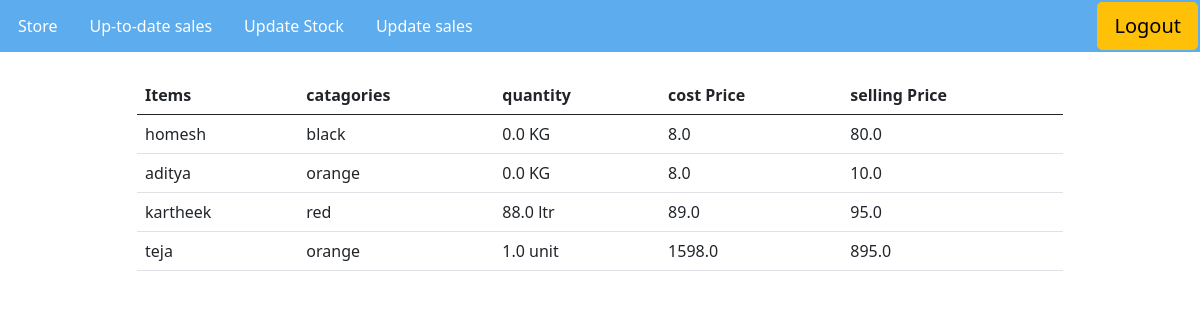
/home/ (signed in), run on an earlier commit of the app's database.
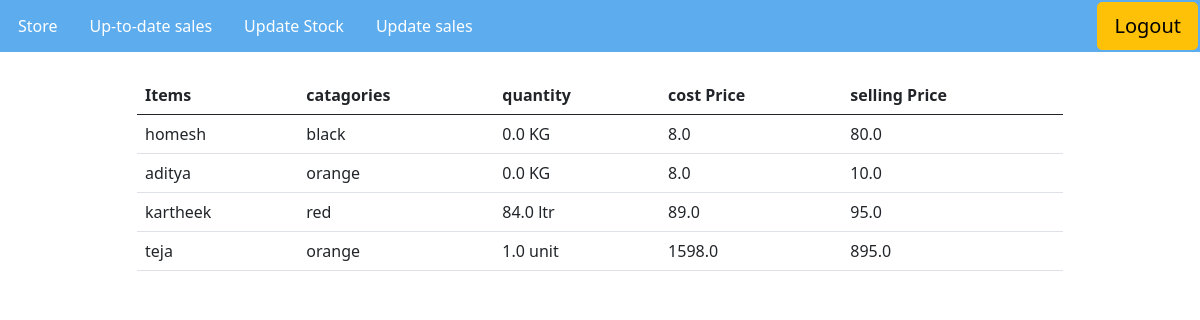
And on a later commit of the database.
### store/models.py (models this page shows, shortened)
class AddStore(models.Model):
    item = models.OneToOneField(Store, on_delete=models.CASCADE, primary_key=True)
    quantityNo = models.FloatField(validators=[MinValueValidator(0.0)])
    quantityUnit = models.CharField(max_length=6, choices=unit_choices, default='green')
    costPrice = models.FloatField(validators=[MinValueValidator(0.0)])
    sellingPrice = models.FloatField(validators=[MinValueValidator(0.0)])

class Store(models.Model):
    catagories = models.CharField(max_length=6, choices=catagories_choices, default='green')
    item_name = models.CharField(max_length = 50, primary_key=True)

### store/views.py (the view)
# urls.py: 2. Add a URL to urlpatterns:  path('', views.home, name='home')
@login_required
def home(request):
    addstore = AddStore.objects.all()
    if request.user.is_superuser:
        return render(request, 'store/home.html', { 'addstore': addstore, 'admin': True})
    else:
        return render(request, 'store/home.html', { 'addstore': addstore, 'admin': False})

### store/templates/store/home.html (shortened to what this page needs)
{% if admin %}
    {% include "store/baseadmin.html" %}
{% else %}
    {% include  "store/base.html" %}
{% endif %}
{% block content %}
<div class="container" style="margin-top: 2%;">
    <div class="row">
        <div class="col-10 offset-1">
            <table class="table">
                <thead>
                    <tr>
                      <th scope="col">Items</th>
                      <th scope="col">catagories</th>
                      <th scope="col">quantity</th>
                      <th scope="col">cost Price</th>
                      <th scope="col">selling Price</th>
                    </tr>
                  </thead>
                  <tbody>
                    {% for i in addstore %}
                        <tr>
                            <td>{{i.item.item_name}}</td>
                            <td>{{i.item.catagories}}</td>
                            <td>{{i.quantityNo}} {{i.quantityUnit}}</td>
                            <td>{{i.costPrice}}</td>
                            <td>{{i.sellingPrice}}</td>
                        </tr>
                    {% endfor %}
                </tbody>
            </table>
        </div>
    </div>
</div>
{% endblock content %}

What changed in the data, as far as the page shows it:
changed AddStore "ltr": quantityNo "88.0" → "84.0"
